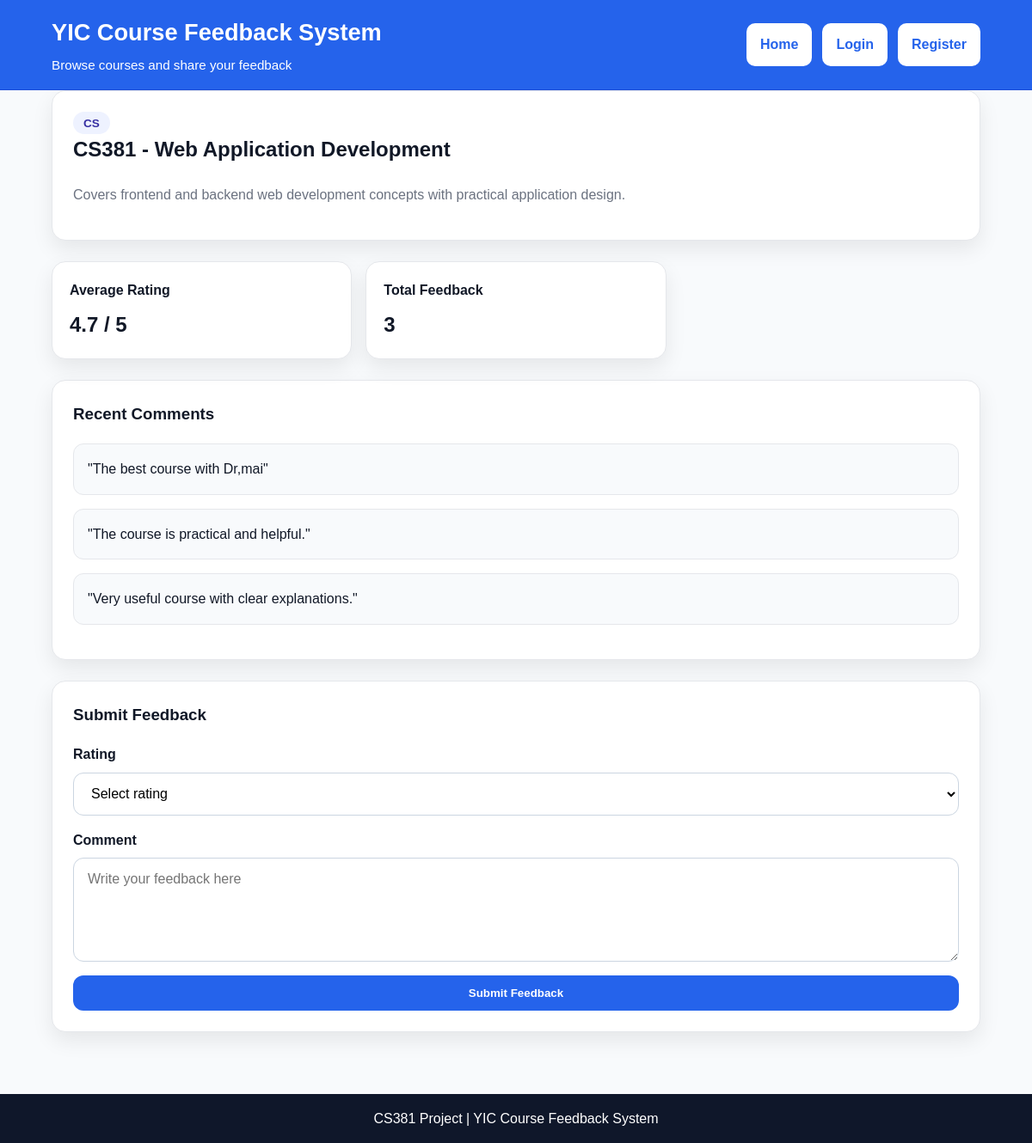
/course-details.php, run on the app's committed database.
### tables this page shows
CREATE TABLE `courses` (
  `id` int(11) NOT NULL,
  `course_code` varchar(20) NOT NULL,
  `course_name` varchar(100) NOT NULL,
  `major` varchar(50) NOT NULL,
  `description` text NOT NULL
);

CREATE TABLE `feedback` (
  `id` int(11) NOT NULL,
  `user_id` int(11) NOT NULL,
  `course_id` int(11) NOT NULL,
  `rating` int(11) NOT NULL,
  `comment` text NOT NULL
);

### course-details.php (the view, shortened to what this page needs)
<?php
require_once "includes/db.php";
$course_id = $_GET['id'] ?? 1;
$stmt = $pdo->prepare("SELECT * FROM courses WHERE id = :id");
$stmt->execute([':id' => $course_id]);
$course = $stmt->fetch();
$stmt = $pdo->prepare("SELECT AVG(rating) AS average_rating, COUNT(*) AS total_feedback FROM feedback WHERE course_id = :course_id");
$stmt->execute([':course_id' => $course_id]);
$stats = $stmt->fetch();
$averageRating = $stats['average_rating'] ? number_format($stats['average_rating'], 1) : "Not rated";
$totalFeedback = $stats['total_feedback'];
$stmt = $pdo->prepare("SELECT comment FROM feedback WHERE course_id = :course_id ORDER BY id DESC LIMIT 3");
$stmt->execute([':course_id' => $course_id]);
$comments = $stmt->fetchAll();
?>
<!DOCTYPE html>
<html lang="en">
<head>
  <link rel="stylesheet" href="css/style.css">
</head>
<body>
  <header class="site-header">
    <div class="container header-content">
      <div class="brand">
        <h1>YIC Course Feedback System</h1>
        <p>Browse courses and share your feedback</p>
      </div>
      <nav class="main-nav">
        <a href="index.php">Home</a>
        <a href="login.php">Login</a>
        <a href="register.php" class="register-btn">Register</a>
      </nav>
    </div>
  </header>
  <main class="page-section">
    <div class="container">
      <section class="detail-card">
        <div class="detail-header">
          <div>
            <span class="course-major"><?php echo htmlspecialchars($course['major']); ?></span>
            <h2><?php echo htmlspecialchars($course['course_code']); ?> - <?php echo htmlspecialchars($course['course_name']); ?></h2>
            <p class="detail-description">
              <?php echo htmlspecialchars($course['description']); ?>
            </p>
          </div>
        </div>
      </section>
      <section class="stats-grid">
        <div class="stat-card">
          <h3>Average Rating</h3>
          <p><?php echo $averageRating; ?> / 5</p>
        </div>
        <div class="stat-card">
          <h3>Total Feedback</h3>
          <p><?php echo $totalFeedback; ?></p>
        </div>
      </section>
      <section class="detail-card">
        <h3>Recent Comments</h3>
        <?php if (count($comments) > 0): ?>
          <?php foreach ($comments as $comment): ?>
            <div class="comment-box">
              <p>"<?php echo htmlspecialchars($comment['comment']); ?>"</p>
            </div>
          <?php endforeach; ?>
        <?php else: ?>
          <div class="comment-box">
            <p>No comments yet.</p>
          </div>
        <?php endif; ?>
      </section>
      <section class="detail-card">
        <h3>Submit Feedback</h3>
        <form method="POST" class="form-layout">
          <div class="form-group">
            <label for="rating">Rating</label>
            <select id="rating" name="rating">
              <option value="">Select rating</option>
            </select>
          </div>
          <div class="form-group">
            <label for="comment">Comment</label>
            <textarea id="comment" name="comment" rows="5" placeholder="Write your feedback here"></textarea>
          </div>
          <button type="submit" class="btn btn-primary">Submit Feedback</button>
        </form>
      </section>
    </div>
  </main>
  <footer class="site-footer">
    <div class="container">
      <p>CS381 Project | YIC Course Feedback System</p>
    </div>
  </footer>
</body>
</html>

### css/style.css (style rules this page uses)
*, *::before, *::after { box-sizing: border-box; }
:root { --primary-color: #2563eb; --primary-dark: #1d4ed8; --text-color: #111827; --muted-color: #6b7280; --background-color: #f8fafc; --white-color: #ffffff; --border-color: #e5e7eb; --soft-indigo: #eef2ff; --shadow: 0 10px 25px rgba(0, 0, 0, 0.08); --radius: 16px; }
body { margin: 0; font-family: Arial, sans-serif; background-color: var(--background-color); color: var(--text-color); line-height: 1.6; }
a { text-decoration: none; }
.container { width: 90%; max-width: 1150px; margin: 0 auto; }
.site-header { background-color: var(--primary-color); border-bottom: 1px solid var(--primary-dark); position: sticky; top: 0; z-index: 100; }
.header-content { min-height: 80px; display: flex; flex-direction: column; justify-content: center; gap: 1rem; padding: 1rem 0; }
.brand h1 { margin: 0; font-size: 1.7rem; color: var(--white-color); }
.brand p { margin: 0.25rem 0 0; color: var(--white-color); font-size: 0.95rem; }
.main-nav { display: flex; flex-wrap: wrap; gap: 0.75rem; }
.main-nav a { background-color: var(--white-color); color: var(--primary-color); padding: 0.75rem 1rem; border-radius: 10px; font-weight: 600; transition: 0.3s ease; }
.main-nav .register-btn { background-color: var(--white-color); color: var(--primary-color); }
.form-group { display: flex; flex-direction: column; }
.form-group label { margin-bottom: 0.5rem; font-weight: bold; }
.form-group input, .form-group select, .form-layout input, .form-layout select, .form-layout textarea { padding: 0.9rem 1rem; border: 1px solid #cbd5e1; border-radius: 12px; font-size: 1rem; background-color: var(--white-color); font-family: Arial, sans-serif; }
.form-layout textarea { resize: vertical; }
.courses-section, .page-section { padding-bottom: 3rem; }
.course-major { background-color: var(--soft-indigo); color: #3730a3; padding: 0.35rem 0.75rem; border-radius: 999px; font-size: 0.85rem; font-weight: 600; }
.btn { display: inline-block; padding: 0.8rem 1rem; border-radius: 12px; font-weight: bold; transition: 0.3s ease; border: none; cursor: pointer; }
.btn-primary { background-color: var(--primary-color); color: var(--white-color); }
.site-footer { background-color: #0f172a; color: var(--white-color); text-align: center; padding: 1rem 0; }
.site-footer p { margin: 0; }
.form-card, .detail-card { background-color: var(--white-color); border: 1px solid var(--border-color); border-radius: var(--radius); box-shadow: var(--shadow); padding: 1.5rem; margin-bottom: 1.5rem; }
.form-card h2, .detail-card h2, .detail-card h3 { margin-top: 0; }
.form-card p, .detail-description { color: var(--muted-color); }
.form-layout { display: flex; flex-direction: column; gap: 1rem; }
.stats-grid { display: grid; grid-template-columns: 1fr; gap: 1rem; margin-bottom: 1.5rem; }
.stat-card { background-color: var(--white-color); border: 1px solid var(--border-color); border-radius: var(--radius); box-shadow: var(--shadow); padding: 1.25rem; }
.stat-card h3 { margin: 0 0 0.5rem; font-size: 1rem; }
.stat-card p { margin: 0; font-size: 1.5rem; font-weight: bold; }
.comment-box { background-color: #f8fafc; border: 1px solid var(--border-color); border-radius: 12px; padding: 1rem; margin-bottom: 1rem; }
.comment-box p { margin: 0; color: var(--text-color); }
@media (min-width: 768px) { .header-content { flex-direction: row; justify-content: space-between; align-items: center; } }
@media (min-width: 768px) { .stats-grid { grid-template-columns: repeat(3, 1fr); } }

### data on the page
courses: major "CS", course_code "CS381", course_name "Web Application Development", description "Covers frontend and backend web development concepts with practical application design."
feedback: comment "The best course with Dr,mai"
feedback: comment "The course is practical and helpful."
feedback: comment "Very useful course with clear explanations."

### other printed values
$averageRating "4.7"
$totalFeedback "3"
